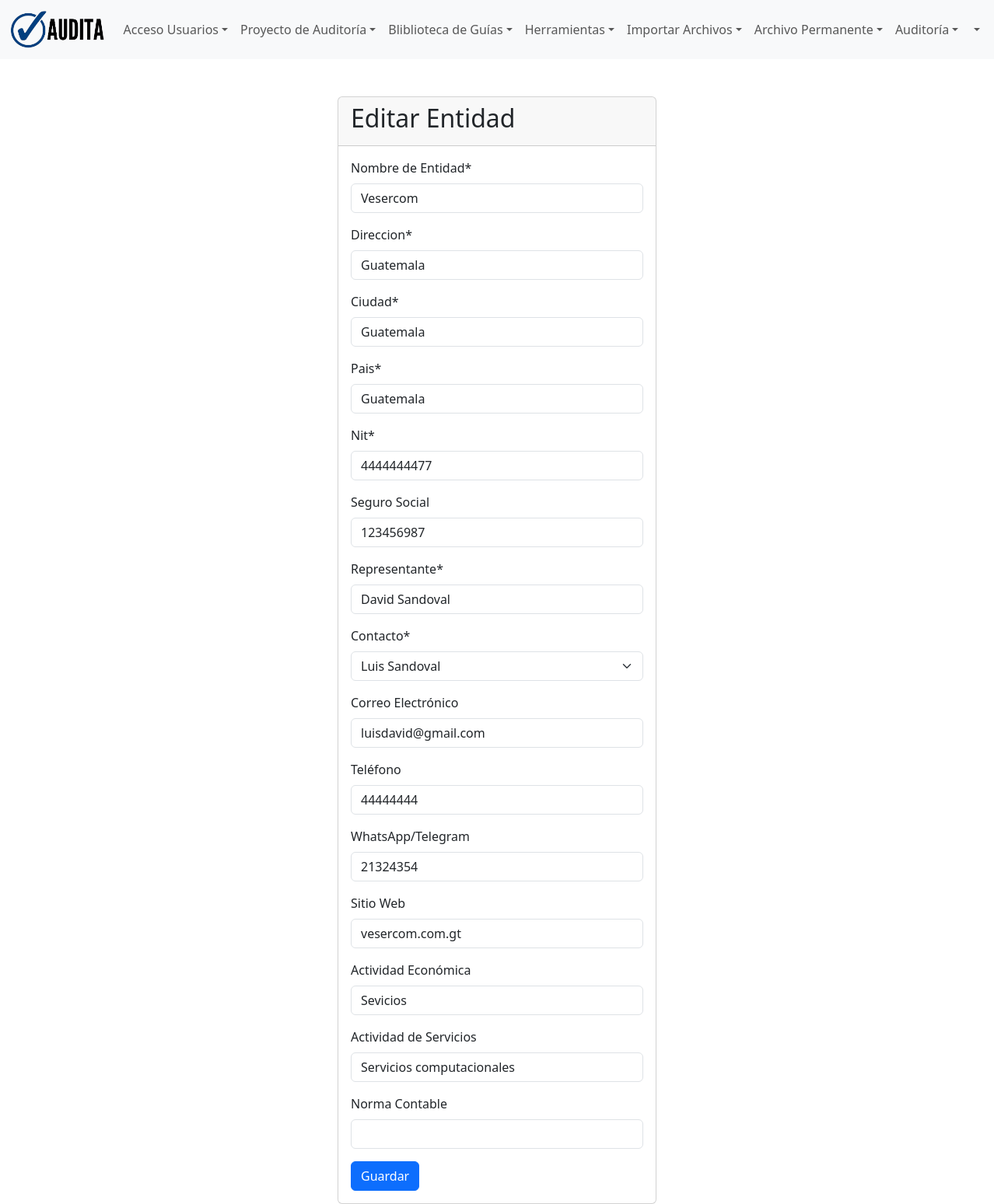
The page /proyecto/entidad/1/edit/ on the database its author committed.
### proyecto/models.py (models this page shows, shortened)
class Entidad(models.Model):
    nombre = models.CharField(max_length=100, null=False, blank=False, verbose_name='Nombre de Entidad')
    direccion = models.CharField(max_length=150, null=False, blank=False, verbose_name='Direccion')
    ciudad = models.CharField(max_length=100, null=False, blank=False, verbose_name='Ciudad')
    pais = models.CharField(max_length=100, null=False, blank=False, verbose_name='Pais')
    nit = models.CharField(max_length=10, null=False, blank=False, verbose_name='Nit')
    seguroSocial = models.CharField(max_length=15, null=True, blank=True, verbose_name='Seguro Social')
    representante = models.CharField(max_length=100, null=False, blank=False, verbose_name='Representante')
    contacto = models.ForeignKey(Contacto,on_delete=models.CASCADE, null=False,blank=False)
    email = models.EmailField(max_length=250, null=True, blank=True, verbose_name='Correo Electrónico')
    telefono = models.CharField(max_length=15, null=True, blank=True, verbose_name='Teléfono')
    whatsapp = models.CharField(max_length=15, null=True, blank=True, verbose_name='WhatsApp/Telegram')
    sitio = models.CharField(max_length=50, null=True, blank=True, verbose_name='Sitio Web')
    actividadE = models.CharField(max_length=100, null=True, blank=True, verbose_name='Actividad Económica')
    actividadS = models.CharField(max_length=100, null=True, blank=True, verbose_name='Actividad de Servicios')
    norma = models.CharField(max_length=100, null=True, blank=True, verbose_name='Norma Contable')
    class Meta:
        db_table = 'entity'
        verbose_name = 'Entidad'
        verbose_name_plural = 'Entidades'
        ordering = ['id']

class Contacto(models.Model):
    nombre = models.CharField(max_length=100, verbose_name='Nombre Contacto')
    movil = models.CharField(max_length=15, verbose_name='Movil Contacto')
    telefono = models.CharField(max_length=15, null=True, blank=True, verbose_name='Teléfono Contacto')
    email = models.EmailField(verbose_name='Email Contacto')
    cargo = models.CharField(max_length=100, null=True, blank=True, verbose_name='Cargo Contacto')
    empresa = models.CharField(max_length=100, null=True, blank=True, verbose_name='Empresa en que labora')
    def __str__(self):
        return self.nombre
    class Meta:
        db_table = 'contact'
        verbose_name = 'Contacto'
        verbose_name_plural = 'Contactos'
        ordering = ['id']

### proyecto/views.py (the view)
# urls.py: path('entidad/<int:pk>/edit/', views.entidad_edit, name='entidad_edit'),
def entidad_edit(request, pk):
    entidad = get_object_or_404(Entidad, pk=pk)
    if request.method == "POST":
        form = EntidadFrom(request.POST, instance=entidad)
        if form.is_valid():
            entidad = form.save()
            return redirect('entidad_list')
    else:
        form = EntidadFrom(instance=entidad)
    return render(request, 'proyecto/entidad_edit.html', {'form': form})

### proyecto/forms.py
class EntidadFrom(forms.ModelForm):
    class Meta:
        model = Entidad
        fields = '__all__'

### templates/proyecto/entidad_edit.html (shortened to what this page needs)
{% extends 'layout/base.html' %}
{% load crispy_forms_tags %}
{% load static %}
{% block 'content' %}
<div class="row pt-5">
  <div class="col-md-4 offset-md-4">
    <div class="card">
      <div class="card-header">
        <h2>{% if form.instance.pk %}Editar{% else %}Crear{% endif %} Entidad</h2>
      </div>
      <div class="card-body">
        <form method="post">
          {{ form|crispy }}
          <button type="submit" class="btn btn-primary">Guardar</button>
        </form>
      </div>
    </div>
  </div>
</div>
{% endblock 'content' %}

### rows shown on the page
Entidad: nombre "Vesercom", direccion "Guatemala", ciudad "Guatemala", pais "Guatemala", nit "4444444477", seguroSocial "123456987", representante "David Sandoval", contacto "Luis Sandoval", email "luisdavid@gmail.com", telefono "44444444", whatsapp "21324354", sitio "vesercom.com.gt", actividadE "Sevicios", actividadS "Servicios computacionales"
